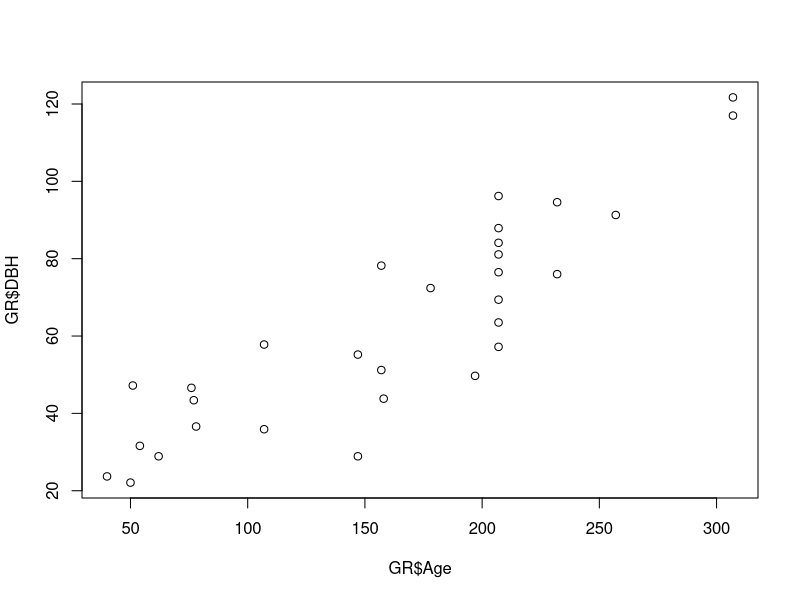
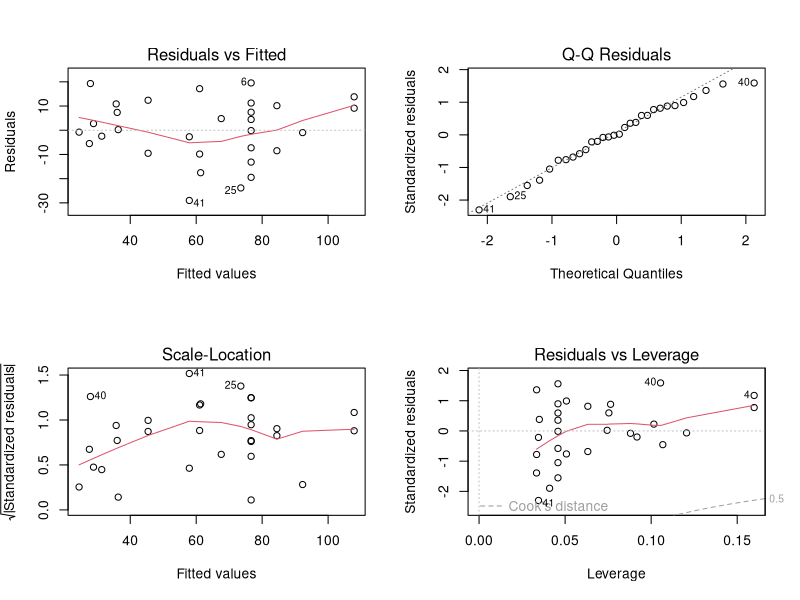

Generate these figures, in order, with R:
#script to calculate growth rates of beech trees

library(ggplot2)

GR<-read.csv("Data/Beech_growth_rates.csv")

GR<-(GR)[-c(1:3)]
colnames(GR)<-c("DBH","Age")
GR_clean<-GR[complete.cases(GR),]


plot(GR$Age,GR$DBH)

M0<-lm(DBH~1,data=GR_clean)
M1<-lm(DBH~Age,data=GR_clean)
summary(M1)
par(mfrow=c(2,2))
plot(M1)


new.data<-data.frame(Age=seq(from=min(GR_clean$Age),to=max(GR_clean$Age),by = 1),DBH=NA)
new.data$DBH<-predict(M1,newdata=new.data)


Plot_1<-ggplot(data=GR_clean,aes(x=Age,y=DBH))+geom_point()
Plot_2<-Plot_1+geom_line(data=new.data,aes(x=Age,y=DBH))
